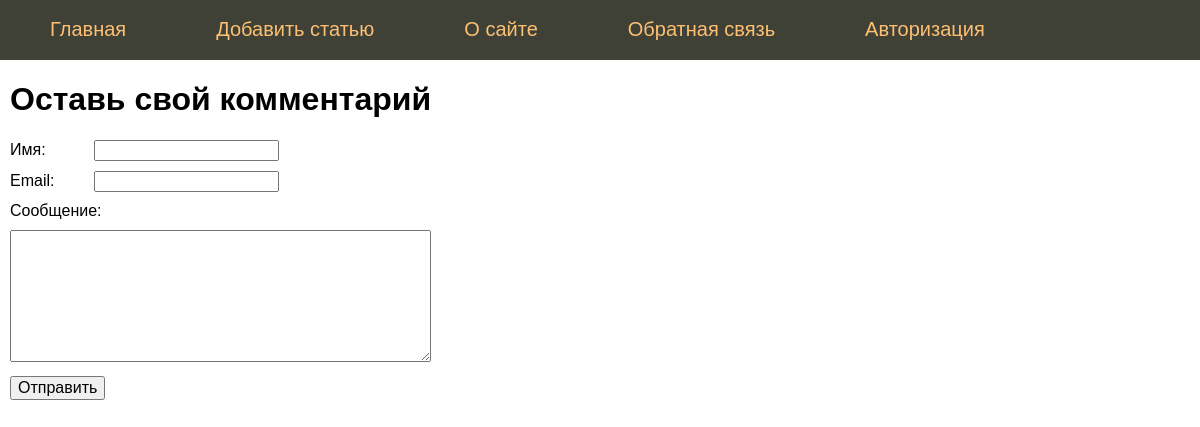
The app's page /contact with its own data.
### tables this page shows
CREATE TABLE mainmenu (
id integer PRIMARY KEY AUTOINCREMENT,
title text NOT NULL,
url text NOT NULL
);

### main.py (the view, shortened to what this page needs)
@app.route('/contact', methods=["POST", "GET"])
def contact():
    return render_template('contact.html', title='Оставь свой комментарий', menu=DBASE.getMenu())

### FDataBase.py (called while the page is built)
    def getMenu(self):
        sql = '''SELECT * FROM mainmenu'''
        try:
            self.__cur.execute(sql)
            res = self.__cur.fetchall()
            if res:
                return res
        except:
            print('Ошибка чтения из БД')
        return []

### main.py (called while the page is built)
def connect_db():
    conn = sqlite3.connect(app.config['DATABASE'])
    conn.row_factory = sqlite3.Row
    return conn

def get_db():
    if not hasattr(g, 'link_db'):
        g.link_db = connect_db()
    return g.link_db

@app.before_request
def before_request():
    global DBASE
    db = get_db()
    DBASE = FDataBase(db)

### templates/contact.html (shortened to what this page needs)
{% extends 'base.html' %}
{% block content %}
{{ super() }}
<form action="/contact" method="post" class="form-contact">
<p><label>Имя: </label> <input type="text" name="username" value="" required />
<p><label>Email: </label> <input type="text" name="email" value="" required />
<p><label>Сообщение:</label>
<p><textarea name="message" rows=7 cols=40></textarea>
<p><input type="submit" value="Отправить" />
</form>
{% endblock %}

### templates/base.html (shortened to what this page needs)
<!DOCTYPE html>
<html>
<head>
<link type="text/css" href="{{ url_for('static', filename='css/styles.css')}}" rel="stylesheet" />
</head>
<body>
{% block content -%}
         {%- block mainmenu -%}
<ul class="mainmenu">
         {% for m in menu -%}
<li><a href="{{m.url}}">{{m.title}}</a></li>
         {% endfor -%}
</ul>
         {% endblock mainmenu -%}
<div class="content">
         {% if title -%}
<h1>{{title}}</h1>
         {% else -%}
<h1>Про Flask</h1>
         {% endif -%}
{% endblock -%}
</div>
</body>
</html>

### static/css/styles.css (style rules this page uses)
html, body { font-family: 'Arial', serif; margin: 0; padding: 0; height: 100%; width: 100%; }
a { color: #0059b2; text-decoration: none; }
ul.mainmenu { list-style: none; background: #3F4137; height: 60px; margin: 0; padding: 0; color: #fdc073; font-size: 20px; overflow: hidden; }
ul.mainmenu li { float: left; margin: 18px 40px 0 50px; }
ul.mainmenu li a { color: #fdc073; text-decoration: none; }
div.content { margin: 10px; }
.form-contact label { display: inline-block; min-width: 80px; }
.form-contact p { margin: 10px 0 10px 0; }
.form-contact input[type=submit], textarea { font-size: 16px; }

### records on screen
mainmenu: title "Главная"
mainmenu: title "Добавить статью"
mainmenu: title "О сайте"
mainmenu: title "Обратная связь"
mainmenu: title "Авторизация"

### other values on screen
{{ title }} "Оставь свой комментарий"
